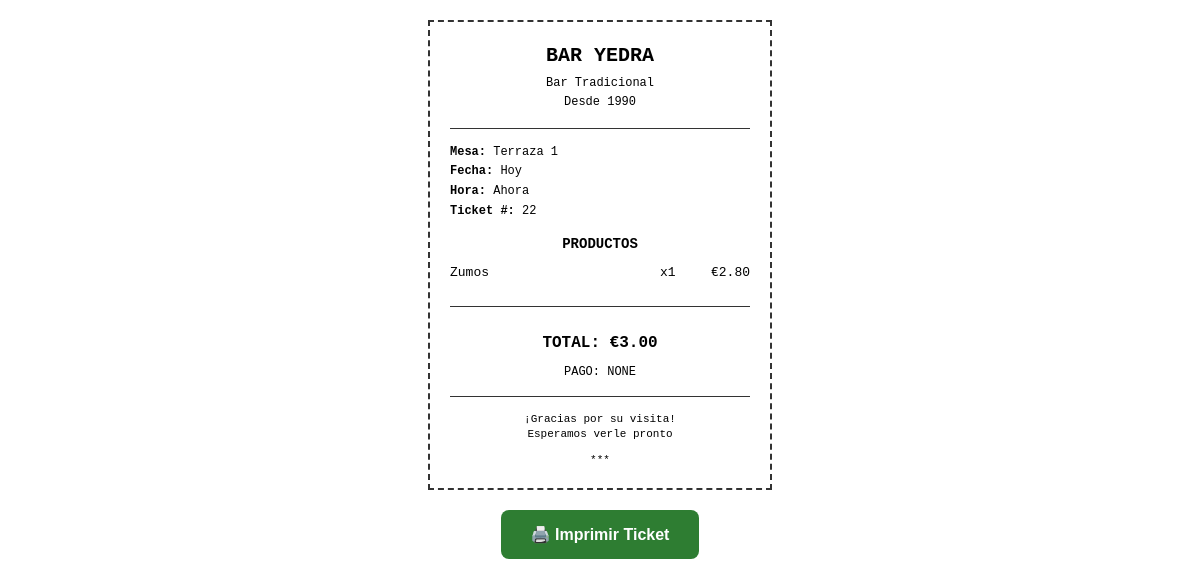
Before: /print_receipt/22 with the older database file.
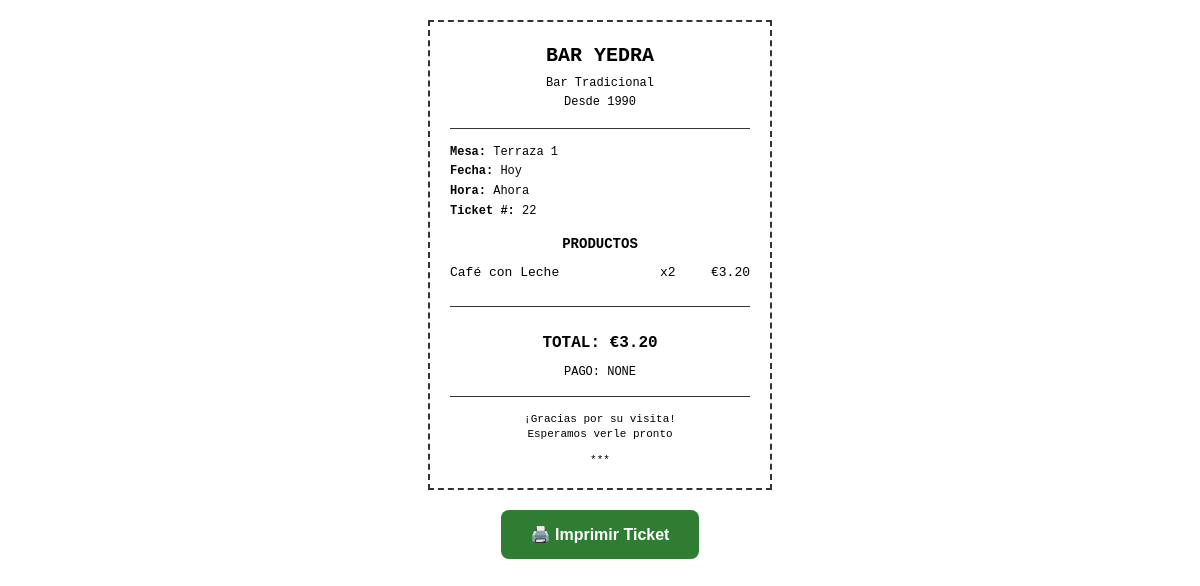
After: the same page with the newer database file.
### models.py (models this page shows, shortened)
class Producto(db.Model):
    __tablename__ = 'producto'
    id = db.Column(db.Integer, primary_key=True)
    nombre = db.Column(db.String(100), nullable=False)
    precio = db.Column(db.Numeric(10, 2), nullable=False)
    categoria = db.Column(db.String(50), nullable=False, default='General')
    foto_url = db.Column(db.String(255), nullable=True)
    descripcion = db.Column(db.Text, nullable=True)
    activo = db.Column(db.Boolean, default=True)
    orden = db.Column(db.Integer, default=0)  # Para ordenar productos en la interfaz
    stock_actual = db.Column(db.Integer, default=0)  # Cantidad actual en stock
    stock_minimo = db.Column(db.Integer, default=5)  # Alerta cuando llegue a este nivel
    unidad_medida = db.Column(db.String(20), default='unidad')  # unidad, litro, kg, etc.
    fecha_actualizacion = db.Column(db.DateTime, default=datetime.utcnow)

class Pedido(db.Model):
    __tablename__ = 'pedido'
    id = db.Column(db.Integer, primary_key=True)
    mesa_id = db.Column(db.Integer, db.ForeignKey('mesa.id'), nullable=False)
    productos = db.Column(db.Text)  # JSON string with products and quantities
    total = db.Column(db.Numeric(10, 2), default=0.00)
    fecha_creacion = db.Column(db.DateTime, default=datetime.utcnow)
    fecha_pago = db.Column(db.DateTime)
    forma_pago = db.Column(db.String(20))  # efectivo, tarjeta
    estado = db.Column(db.String(20), default='abierto')  # abierto, cerrado, pagado
    tickets = db.relationship('Ticket', backref='pedido', lazy=True)

### app.py (the view)
@app.route('/print_receipt/<int:pedido_id>')
def print_receipt(pedido_id):
    pedido = Pedido.query.get_or_404(pedido_id)
    mesa = Mesa.query.get(pedido.mesa_id)
    import json
    productos_dict = json.loads(pedido.productos) if pedido.productos else {}
    productos_detalle = []
    for producto_id_str, cantidad in productos_dict.items():
        producto = Producto.query.get(int(producto_id_str))
        if producto:
            productos_detalle.append({
                'nombre': producto.nombre,
                'precio': float(producto.precio),
                'cantidad': cantidad,
                'subtotal': float(producto.precio) * cantidad
            })
    return render_template('receipt_print.html',
                         pedido=pedido,
                         mesa=mesa,
                         productos_detalle=productos_detalle)

### templates/receipt_print.html (shortened to what this page needs)
<!DOCTYPE html>
<html lang="es">
<head>
</head>
<body>
    <div class="ticket">
        <div class="ticket-header">
            <div class="business-name">BAR YEDRA</div>
            <div class="business-info">Bar Tradicional</div>
            <div class="business-info">Desde 1990</div>
        </div>
        <div class="ticket-info">
            <div><strong>Mesa:</strong> {{ mesa.zona }} {{ mesa.numero }}</div>
            <div><strong>Fecha:</strong> {{ pedido.fecha_pago.strftime('%d/%m/%Y') if pedido.fecha_pago else 'Hoy' }}</div>
            <div><strong>Hora:</strong> {{ pedido.fecha_pago.strftime('%H:%M') if pedido.fecha_pago else 'Ahora' }}</div>
            <div><strong>Ticket #:</strong> {{ pedido.id }}</div>
        </div>
        <div class="products-section">
            <div style="font-weight: bold; margin-bottom: 10px; text-align: center;">PRODUCTOS</div>
            {% for item in productos_detalle %}
            <div class="product-line">
                <div class="product-name">{{ item.nombre }}</div>
                <div class="product-qty">x{{ item.cantidad }}</div>
                <div class="product-price">€{{ "%.2f"|format(item.subtotal) }}</div>
            </div>
            {% endfor %}
        </div>
        <div class="total-section">
            TOTAL: €{{ "%.2f"|format(pedido.total) }}
        </div>
        <div class="payment-method">
            Pago: {{ pedido.forma_pago|upper }}
        </div>
        <div class="ticket-footer">
            <div>¡Gracias por su visita!</div>
            <div>Esperamos verle pronto</div>
            <div style="margin-top: 10px;">***</div>
        </div>
    </div>
    <button class="print-button" onclick="window.print()">
        🖨️ Imprimir Ticket
    </button>
</body>
</html>

Changed rows visible on the page:
no longer on this page (row unchanged): Producto: nombre "Zumos", cantidad "1", subtotal "2.80"
changed Pedido "Hoy": total "3.00" → "3.20"
now on this page (row edited): Producto: nombre "Café con Leche", cantidad "2", subtotal "3.20"
